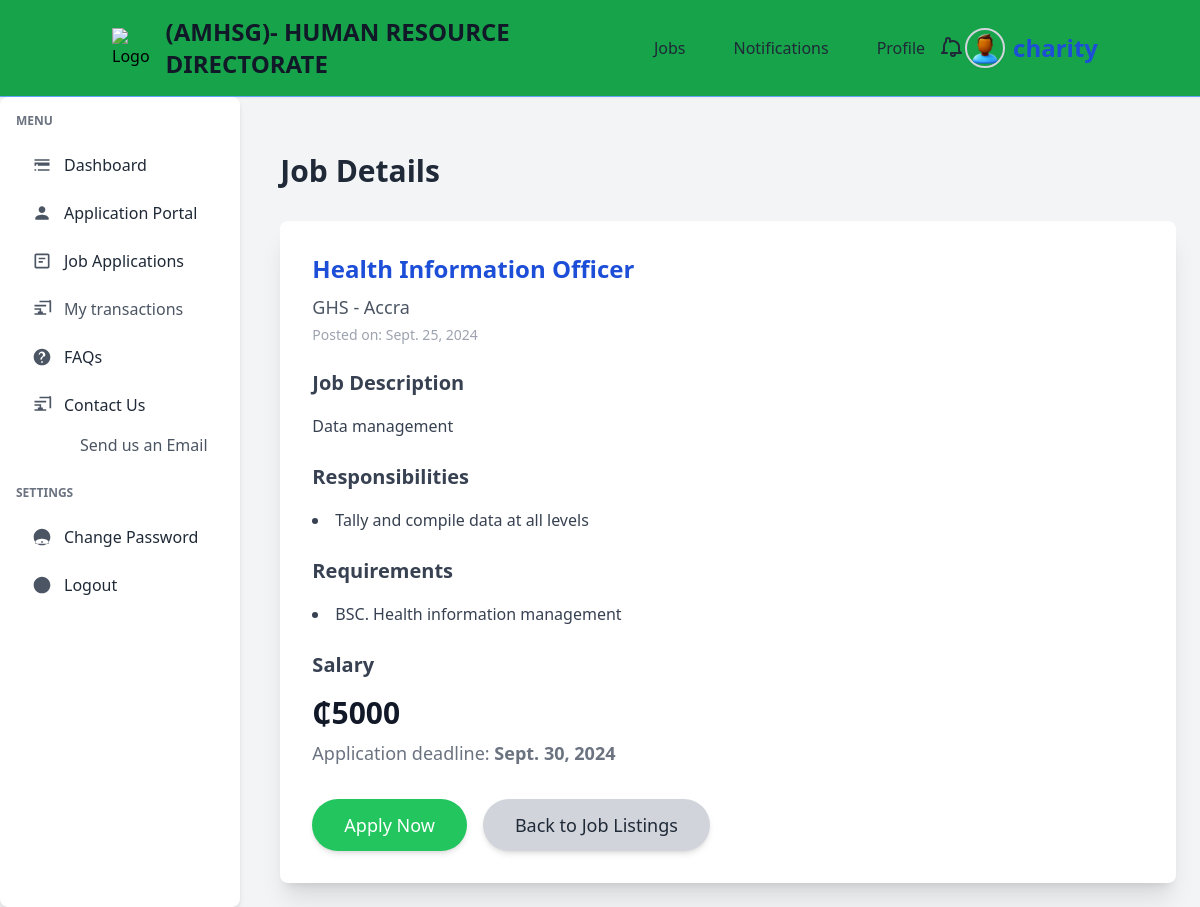
The app's page /jobs/4 (signed in) with its own data.
### jobs/models.py (models this page shows, shortened)
class Job(models.Model):
    title = models.CharField(max_length=255, default="none")
    company = models.CharField(max_length=255, default="none")  # Name of the company offering the job
    location = models.CharField(max_length=255, default="none")
    description = models.TextField()
    responsibilities = models.TextField(help_text="List of job responsibilities", default="none")  # New field for responsibilities
    requirements = models.TextField(help_text="List of job requirements", default="none")  # New field for requirements
    salary = models.CharField(max_length=100, blank=True, null=True, help_text="Salary range or amount")  # Optional salary field
    posted_date = models.DateField(auto_now_add=True, blank=True, null=True)
    application_deadline = models.DateField(null=True, blank=True, help_text="Deadline to apply for the job")  # New field for application deadline
    class Meta:
        ordering = ['-posted_date']  # Orders job listings by the most recent first

### jobs/views.py (the view)
# urls.py: path('jobs/<int:id>', views.job_detail, name='job-detail'),
@login_required(login_url="authentication:my-login")
def job_detail(request, id):
    job = Job.objects.get(pk=id)
    context = {
        'job': job,
    }
    return render(request, 'jobs/job_details.html', context)

### templates/jobs/job_details.html
{% extends 'authentication/dash-base.html' %}
{% block content %}
<section class="mt-8">
  <h2 class="text-3xl font-bold text-gray-800 mb-8">Job Details</h2>
  <div class="bg-white p-8 rounded-lg shadow-xl">
    <div class="mb-6">
      <h3 class="text-2xl font-extrabold text-blue-700">{{ job.title }}</h3>
      <p class="text-lg text-gray-600 mt-2">{{ job.company }} - {{ job.location }}</p>
      <p class="text-sm text-gray-400 mt-1">Posted on: {{ job.posted_date }}</p>
    </div>
    <div class="mb-6">
      <h4 class="text-xl font-semibold text-gray-700 mb-4">Job Description</h4>
      <p class="text-base text-gray-700 leading-relaxed">{{ job.description }}</p>
    </div>
    <div class="mb-6">
      <h4 class="text-xl font-semibold text-gray-700 mb-4">Responsibilities</h4>
      <ul class="list-disc list-inside text-gray-700 text-base leading-relaxed">
        <li>{{ job.responsibilities }}</li>
      </ul>
    </div>
    <div class="mb-6">
      <h4 class="text-xl font-semibold text-gray-700 mb-4">Requirements</h4>
      <ul class="list-disc list-inside text-gray-700 text-base leading-relaxed">
        <li>{{ job.requirements }}</li>
      </ul>
    </div>
    <div class="mb-6">
      <h4 class="text-xl font-semibold text-gray-700 mb-4">Salary</h4>
      <p class="text-3xl font-bold text-gray-900">₵{{ job.salary }}</p>
      <p class="text-lg text-gray-500 mt-2">
        Application deadline: <strong>{{ job.application_deadline }}</strong>
      </p>
    </div>
    <div class="flex flex-col md:flex-row md:space-x-4 mt-8">
      <a href="{% url 'application_form' job_id=job.id %}"
        class="bg-green-500 hover:bg-green-600 text-white text-lg px-8 py-3 rounded-full shadow-md transition-all mb-4 md:mb-0 md:w-auto w-full text-center">
        Apply Now
      </a>
      <a href="{% url 'job-list' %}"
        class="bg-gray-300 hover:bg-gray-400 text-gray-800 text-lg px-8 py-3 rounded-full shadow-md transition-all md:w-auto w-full text-center">
        Back to Job Listings
      </a>
    </div>
  </div>
</section>
{% endblock %}

### templates/authentication/dash-base.html (shortened to what this page needs)
{% load static tailwind_tags %}
<!DOCTYPE html>
<html lang="en">
  <head>
    <link
      href="https://cdn.jsdelivr.net/npm/tailwindcss@2.2.19/dist/tailwind.min.css"
      rel="stylesheet"
    />
    <link
      rel="stylesheet"
      href="https://cdnjs.cloudflare.com/ajax/libs/font-awesome/6.0.0-beta3/css/all.min.css"
    />
    <link rel="stylesheet" href="https://cdn.jsdelivr.net/npm/flatpickr/dist/flatpickr.min.css">
    <link href="{% static 'css/styles.css' %}" rel="stylesheet">
    <link href="https://cdn.jsdelivr.net/npm/tailwindcss@2.2.19/dist/tailwind.min.css" rel="stylesheet">
    <link href="https://cdn.jsdelivr.net/npm/select2@4.1.0-rc.0/dist/css/select2.min.css" rel="stylesheet" />
    {% tailwind_css %}
  </head>
  <body class="bg-gray-100">
<header class="bg-green-600 shadow-sm border-b border-blue-400">
  <div class="container mx-auto flex items-center justify-between py-4 px-6">
    <div class="flex items-center space-x-4">
      <img src="{% static 'img/logo.png' %}" alt="Logo" class="w-10 h-10" />
      <a href="{% url 'dashboard' %}" class="text-2xl font-bold text-gray-900">
        (AMHSG)- HUMAN RESOURCE DIRECTORATE
      </a>
    </div>
    <nav class="hidden md:flex space-x-4">
      <a href="{% url 'job-list' %}" class="px-4 py-2 text-gray-800 hover:bg-yellow-600 hover:text-white rounded-md">
        Jobs
      </a>
      <a href="{% url 'notification-list' %}" class="px-4 py-2 text-gray-800 hover:bg-yellow-600 hover:text-white rounded-md">
        Notifications
      </a>
      <a href="#" class="px-4 py-2 text-gray-800 hover:bg-yellow-600 hover:text-white rounded-md">
        Profile
      </a>
    </nav>
    <div class="relative">
      <button id="notificationButton" class="relative flex items-center text-gray-800 hover:text-blue-600">
      </button>
    </div>
    <div class="relative">
      <button id="profileMenuButton" class="flex items-center space-x-2 text-gray-800 hover:text-blue-600">
        <img src="{% static 'img/profile.png' %}" alt="Profile Image" class="w-10 h-10 rounded-full border-2 border-gray-300 shadow-sm" />
        <span class="hidden md:inline font-extrabold text-2xl text-blue-700">{{ user.username }}</span>
      </button>
    </div>
  </div>
</header>
    <div class="flex flex-col md:flex-row md:space-x-4">
      <aside class="w-full md:w-1/4 bg-white shadow-md rounded-lg p-4 mb-4 md:mb-0">
        <nav class="space-y-6">
          <div>
            <h2 class="text-xs font-semibold text-gray-500 uppercase mb-4">Menu</h2>
            <ul class="space-y-2">
              <li>
                <a
                  href="{% url 'dashboard' %}"
                  class="flex items-center px-4 py-2 text-gray-800 hover:bg-blue-500 rounded transition-colors duration-200"
                >
                  <svg
                    class="w-5 h-5 mr-3 text-gray-600"
                    fill="currentColor"
                    xmlns="http://www.w3.org/2000/svg"
                    viewBox="0 0 24 24"
                  >
                    <path
                      d="M3 13h2v-2H3v2zm4 0h14v-2H7v2zm0 6h14v-2H7v2zm-4 0h2v-2H3v2zm0-14v2h18V5H3zm0 6h18v-2H3v2z"
                    />
                  </svg>
                  Dashboard
                </a>
              </li>
              <li>
                <a
                  href="{% url 'application-portal' %}"
                  class="flex items-center px-4 py-2 text-gray-800 hover:bg-blue-500 rounded transition-colors duration-200"
                >
                  <svg
                    class="w-5 h-5 mr-3 text-gray-600"
                    fill="currentColor"
                    xmlns="http://www.w3.org/2000/svg"
                    viewBox="0 0 24 24"
                  >
                    <path
                      d="M12 12c2.21 0 4-1.79 4-4s-1.79-4-4-4-4 1.79-4 4 1.79 4 4 4zm0 2c-2.67 0-8 1.34-8 4v2h16v-2c0-2.66-5.33-4-8-4z"
                    />
                  </svg>
                  Application Portal
                </a>
              </li>
              <li>
                <a
                  href="{% url 'job-applications' %}"
                  class="flex items-center px-4 py-2 text-gray-800 hover:bg-blue-500 rounded transition-colors duration-200"
                >
                  <svg
                    class="w-5 h-5 mr-3 text-gray-600"
                    fill="currentColor"
                    xmlns="http://www.w3.org/2000/svg"
                    viewBox="0 0 24 24"
                  >
                    <path
                      d="M19 3H5c-1.1 0-2 .9-2 2v14c0 1.1.9 2 2 2h14c1.1 0 2-.9 2-2V5c0-1.1-.9-2-2-2zm0 16H5V5h14v14zM8 8h8v2H8zm0 4h5v2H8z"
                    />
                  </svg>
                  Job Applications
                </a>
              </li>
              <li>
                <a
                  href="{% url 'my-transactions' %}"
                  class="flex items-center px-4 py-2 text-gray-600 hover:bg-blue-500 rounded transition-colors duration-200"
                >
                  <svg
                    class="w-5 h-5 mr-3 text-gray-600"
                    fill="currentColor"
                    xmlns="http://www.w3.org/2000/svg"
                    viewBox="0 0 24 24"
                  >
                    <path
                      d="M3 13h8v-2H3v2zm0 6h14v-2H3v2zm0-10h14V7H3v2zm18-7H9v2h12v12h2V3c0-1.1-.9-2-2-2zM13 15h-2v-2H9v2H7v2h2v2h2v-2h2v-2z"
                    />
                  </svg>
                  My transactions
                </a>
              </li>
              <li>
                <a
                  href="#"
                  class="flex items-center px-4 py-2 text-gray-800 hover:bg-blue-500 rounded transition-colors duration-200"
                >
                  FAQs
                </a>
              </li>
              <li>
                <a
                  href="#"
                  class="flex items-center px-4 py-2 text-gray-800 hover:bg-blue-500 rounded transition-colors duration-200"
                >
                  <svg
                    class="w-5 h-5 mr-3 text-gray-600"
                    fill="currentColor"
                    xmlns="http://www.w3.org/2000/svg"
                    viewBox="0 0 24 24"
                  >
                    <path
                      d="M3 13h8v-2H3v2zm0 6h14v-2H3v2zm0-10h14V7H3v2zm18-7H9v2h12v12h2V3c0-1.1-.9-2-2-2zM13 15h-2v-2H9v2H7v2h2v2h2v-2h2v-2z"
                    />
                  </svg>
                  Contact Us
                </a>
                <ul class="pl-12 mt-1 space-y-1">
                  <li>
                    <a
                      href="#"
                      class="block px-4 py-1 text-gray-600 hover:underline hover:bg-blue-500"
                    >
                      Send us an Email
                    </a>
                  </li>
                </ul>
              </li>
            </ul>
          </div>
          <div>
            <h2 class="text-xs font-semibold text-gray-500 uppercase mb-4">
              Settings
            </h2>
            <ul class="space-y-2">
              <li>
                <a
                  href="#"
                  class="flex items-center px-4 py-2 text-gray-800 hover:bg-blue-500 rounded transition-colors duration-200"
                >
                  <svg
                    class="w-5 h-5 mr-3 text-gray-600"
                    fill="currentColor"
                    xmlns="http://www.w3.org/2000/svg"
                    viewBox="0 0 24 24"
                  >
                    <path
                      d="M12 2c5.52 0 10 4.48 10 10s-4.48 10-10 10S2 17.52 2 12 6.48 2 12 2zm1 17h-2v-2h2v2zm-1-5c-2.67 0-8 1.34-8 4v2h16v-2c0-2.66-5.33-4-8-4z"
                    />
                  </svg>
                  Change Password
                </a>
              </li>
              <li>
                <a
                  href="{% url 'user-logout' %}"
                  class="flex items-center px-4 py-2 text-gray-800 hover:bg-red-500 rounded transition-colors duration-200"
                >
                  <svg
                    class="w-5 h-5 mr-3 text-gray-600"
                    fill="currentColor"
                    xmlns="http://www.w3.org/2000/svg"
                    viewBox="0 0 24 24"
                  >
                    <path
                      d="M12 2c5.52 0 10 4.48 10 10s-4.48 10-10 10S2 17.52 2 12 6.48 2 12 2zm1 17h-2v-2h2v2zm0-6h-2v-6h2v6z"
                    />
                  </svg>
                  Logout
                </a>
              </li>
            </ul>
          </div>
        </nav>
      </aside>
    <main class="container mx-auto p-6">
      {% block content %}{% endblock %}
    </main>
  </body>
</html>

### records on screen
Job: title "Health Information Officer", company "GHS", location "Accra", posted_date "Sept. 25, 2024", description "Data management", responsibilities "Tally and compile data at all levels", requirements "BSC. Health information management", salary "5000", application_deadline "Sept. 30, 2024"

### other values on screen
{{ user.username }} "charity"
